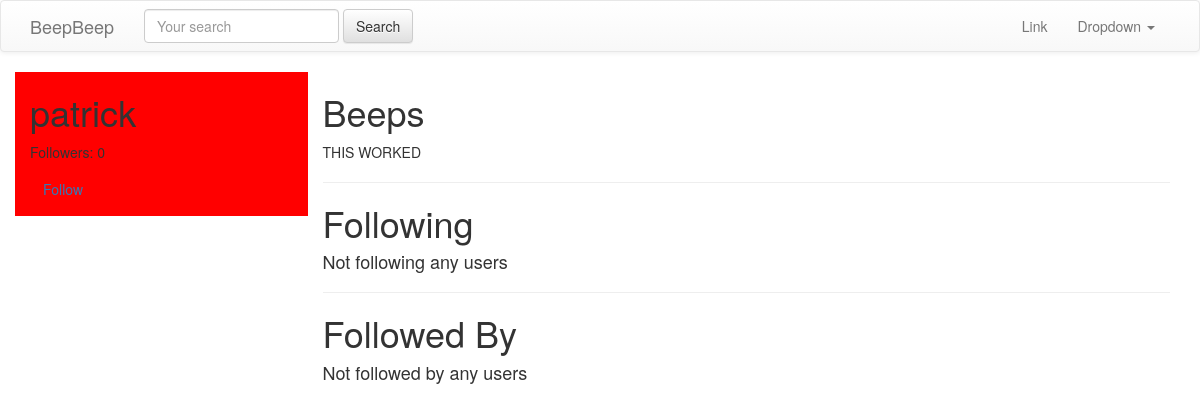
Before: /patrick/ with the older database file.
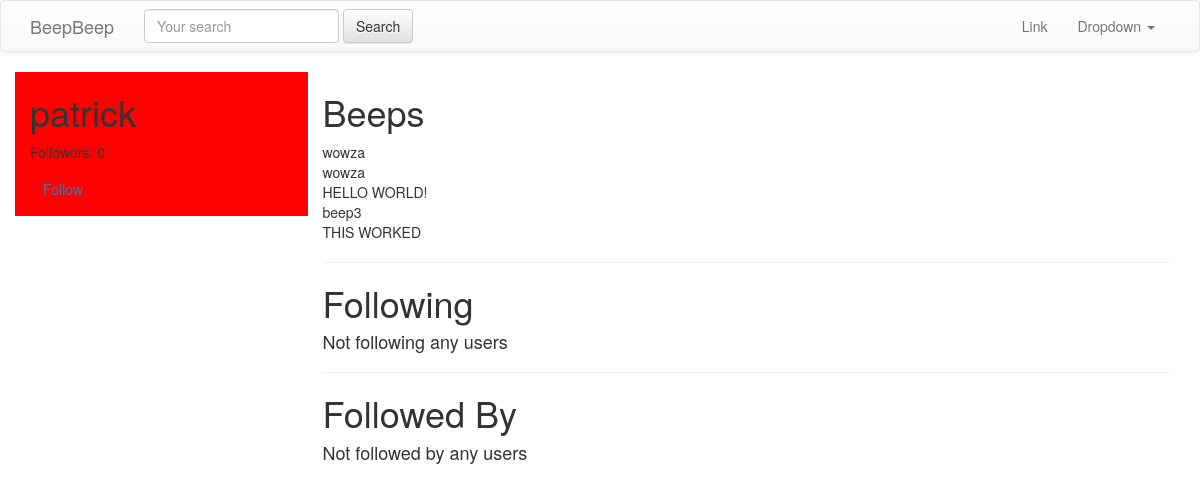
After: the same page with the newer database file.
### beeps/models.py (models this page shows, shortened)
class Beep(models.Model):
    user        = models.ForeignKey(settings.AUTH_USER_MODEL, on_delete=models.CASCADE)
    content     = models.CharField(max_length=140)
    updated     = models.DateTimeField(auto_now=True)
    timestamp   = models.DateTimeField(auto_now_add=True)
    def __str__(self):
        return str(self.content)
    class Meta:
        ordering = ['-timestamp']

### accounts/views.py (the view)
# urls.py: url(r'^(?P<username>[\w.@+-]+)/$', UserDetailView.as_view(), name='detail'), # /tweet/1/
class UserDetailView(DetailView):
    template_name = 'accounts/user_detail.html'
    queryset = User.objects.all()
    def get_object(self):
        return get_object_or_404(
            User,
            username__iexact=self.kwargs.get("username")
        )

### accounts/models.py (called while the page is built)
    def all(self):
        qs = self.get_queryset().all()
        try:
            if self.instance:
                qs = qs.exclude(user=self.instance)
        except:
            pass
        return qs

### accounts/templates/accounts/user_detail.html (shortened to what this page needs)
{% extends "base.html" %} {% block content %}
<div class='row'>
    <div class='col-sm-3 col-xs-12' style='background-color:red;'>
        <h1>{{ object.username }} </h1>
        <p>Followers: {{ object.followed_by.all.count }}</p>
        <p>
            <a class='btn btn-link' href='{% url "profiles:follow" username=object.username %}'>
                {% if object in request.user.profile.following.all %} Unfollow {% else %} Follow {% endif %}
            </a>
        </p>
    </div>
    <div class='col-sm-9 col-xs-12'>
        <h1>Beeps</h1>
        {% for beep in object.beep_set.all %} {{ beep }}
        <br/> {% endfor %}
        <hr/>
        <h1>Following
        </h1>
        {% for user in object.profile.get_following %}
        <a href='/{{ user.username }}'>{{ user.username }}</a>
        <br/> {% empty %}
        <h4>Not following any users</h4>
        {% endfor %}
        <hr/>
        <h1>Followed By</h1>
        {% for profile in object.followed_by.all %}
        <a href='/{{ profile.user.username }}'>{{ profile.user.username }}</a>
        <br/> {% empty %}
        <h4>Not followed by any users</h4>
        {% endfor %}
    </div>
</div>
{% endblock content %}

Changed rows visible on the page:
added Beep: content "wowza"
added Beep: content "wowza"
added Beep: content "HELLO WORLD!"
added Beep: content "beep3"
